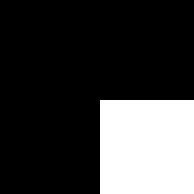
#> input picture bird_ground_truth_mask.jpg, 194 x 194 px
$ python weakfinal.py
#> lines starting #> are read from the running program, lines starting #| are printed output that depends on the picture; after the words box and inside, x2 and y2 are one past the last pixel; in counts of white or black regions, pixels touching at a corner belong together; long printed decimals are rounded
#> further down, ground_truth_mask is the input picture: shape (194, 194); min 0, max 255, mean 59.9
import cv2
import numpy as np
from skimage.segmentation import slic
import matplotlib.pyplot as plt

def weakly_supervised_segmentation(image_path, mask):
    # Load the input image
#> called with image_path = 'tiger.jpg'
    image = cv2.imread(image_path)
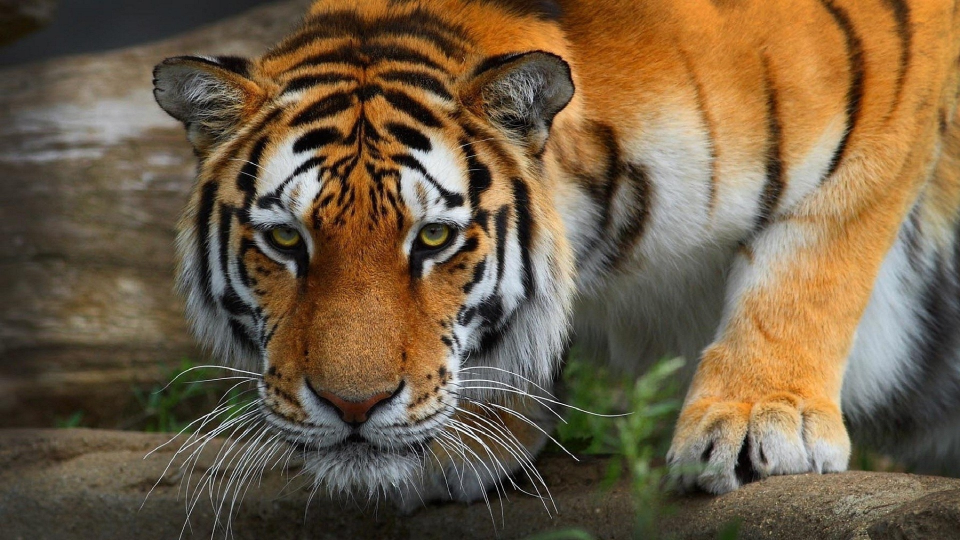
#> input picture tiger.jpg, 1920 x 1080 px (shown at 1/2 size)
#> image is the input picture: shape (1080, 1920, 3); mean B, G, R 68.6, 93.9, 113.5

    # Resize the ground truth mask to match the image dimensions
    mask = cv2.resize(mask, (image.shape[1], image.shape[0]))
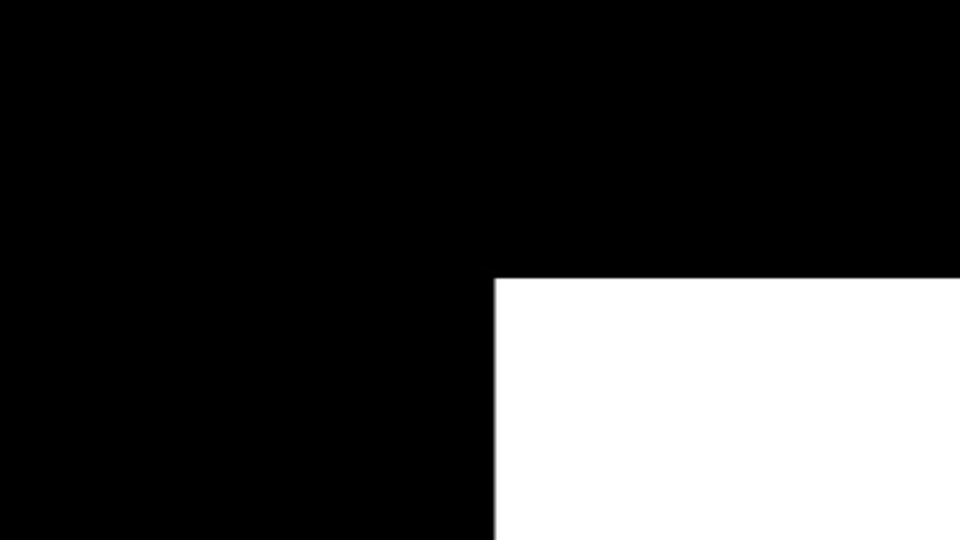
#> mask: shape (1080, 1920) (shown at 1/2 size); min 0, max 255, mean 59.9

    # Apply SLIC superpixel segmentation
    segments = slic(image, n_segments=100, compactness=10, sigma=1)
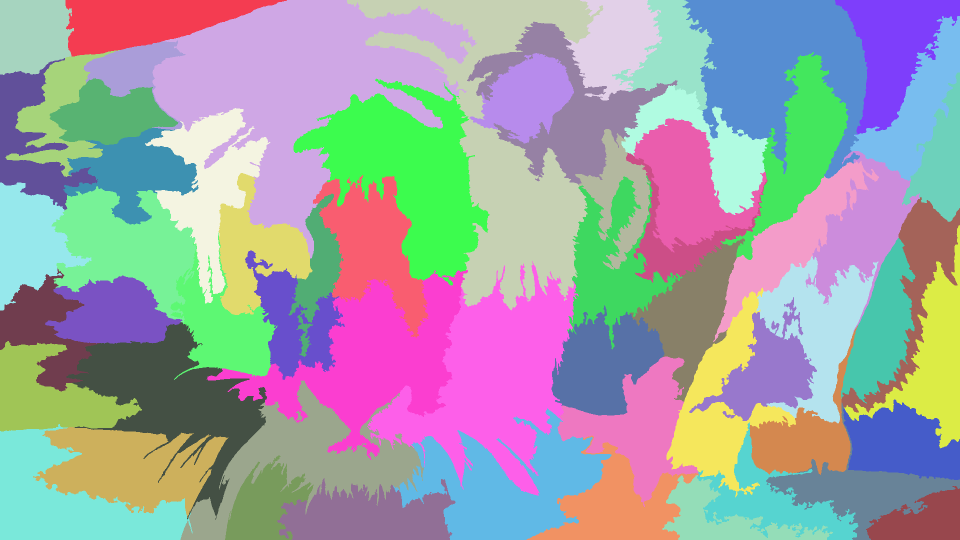
#> segments: shape (1080, 1920) int64 (shown at 1/2 size); 62 distinct labels, from 1 to 62; one colour per label, 0 black

    # Create a mask by assigning superpixels with any overlap with the mask as foreground, others as background
    mask_slic = np.zeros_like(segments, dtype=np.uint8)
    unique_segments = np.unique(segments)
#> unique_segments = 62 values from 1 to 62

    for segment in unique_segments:
        segment_pixels = np.where(segments == segment)
        if np.any(mask[segment_pixels]):
            mask_slic[segment_pixels] = 1
#> this loop made 62 passes
#> segment_pixels on passes 1 to 12: 18894 positions, rows 0 to 149, columns 0 to 147, 29363 positions, rows 0 to 112, columns 131 to 573, 139288 positions, rows 0 to 516, columns 305 to 953, 99158 positions, rows 0 to 620, columns 694 to 1206, 23162 positions, rows 0 to 200, columns 1130 to 1324, 19859 positions, rows 0 to 220, columns 1224 to 1432, 73322 positions, rows 0 to 356, columns 1365 to 1734, 32691 positions, rows 0 to 268, columns 1670 to 1919, 26365 positions, rows 32 to 361, columns 1700 to 1919, 39779 positions, rows 43 to 369, columns 934 to 1354, 12223 positions, rows 81 to 259, columns 167 to 370, 17601 positions, rows 100 to 353, columns 11 to 238
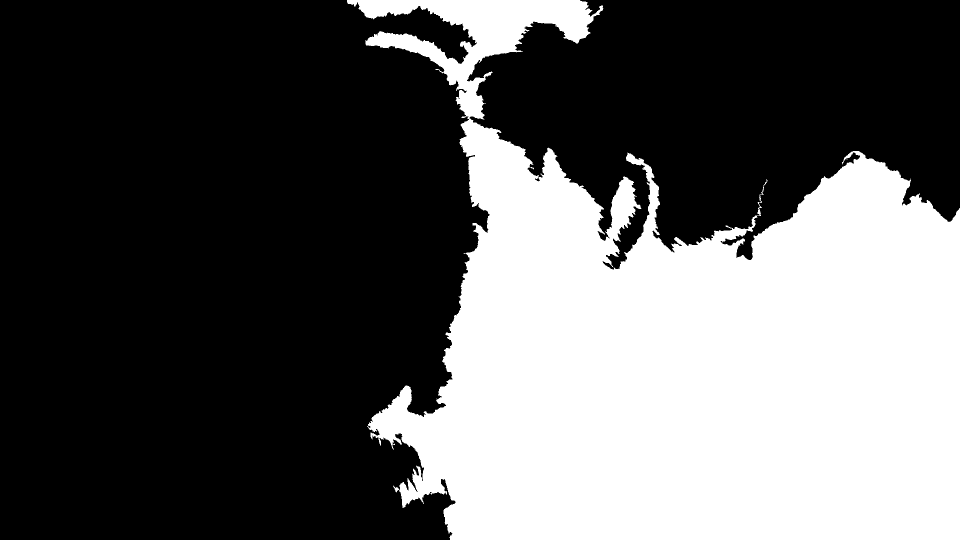
#> mask_slic: shape (1080, 1920) (shown at 1/2 size); values 0 (black) and 1 (white), 36.3% white; 1 white region, box (x1, y1, x2, y2) and area: (694, 0, 1920, 1080) 753009

    # Calculate IOU (Intersection over Union)
    intersection = np.logical_and(mask, mask_slic)
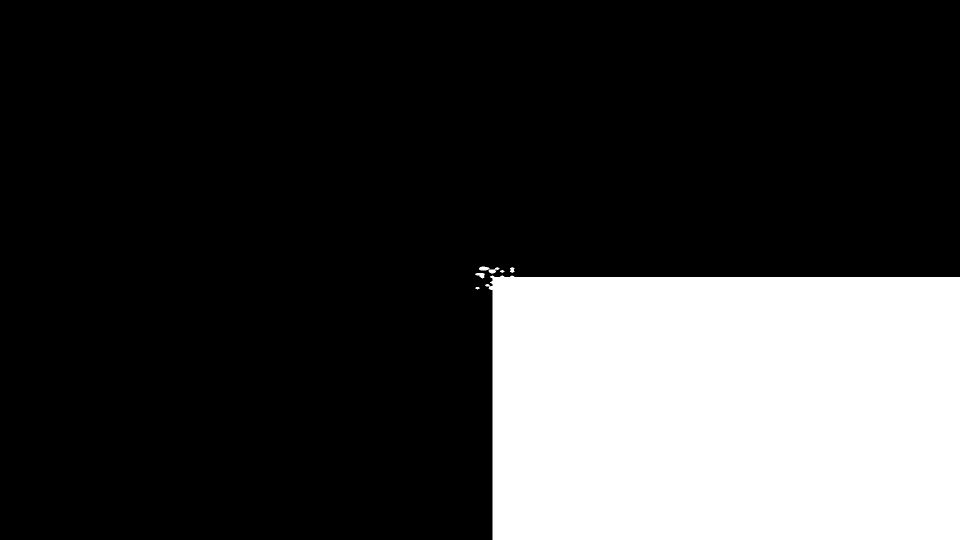
#> intersection: shape (1080, 1920) bool (shown at 1/2 size); 23.8% white; 6 white regions, box (x1, y1, x2, y2) and area: (970, 551, 1920, 1080) 491978, (958, 533, 999, 547) 266, (950, 546, 970, 557) 130, (1020, 534, 1029, 546) 76, (1000, 540, 1009, 546) 34, (950, 574, 960, 579) 32
    union = np.logical_or(mask, mask_slic)
    iou = np.sum(intersection) / np.sum(union)
#> iou = 0.654

    # Calculate pixel accuracy percentage
    pixel_accuracy = np.sum(mask_slic == mask) / (mask.shape[0] * mask.shape[1]) * 100
#> pixel_accuracy = 63.72

    return mask_slic, iou, pixel_accuracy

# Example usage
image_path = 'tiger.jpg'

# Load your ground truth mask from a JPEG file
ground_truth_mask = cv2.imread('bird_ground_truth_mask.jpg', cv2.IMREAD_GRAYSCALE)

# Perform weakly supervised segmentation
segmented_mask, iou, pixel_accuracy = weakly_supervised_segmentation(image_path, ground_truth_mask)
#> iou = 0.654; pixel_accuracy = 63.72

# Display the input image, ground truth mask, and segmented mask using Matplotlib
fig, axes = plt.subplots(1, 3, figsize=(10, 5))
fig.suptitle('Weakly Supervised Segmentation')

# Display input image
axes[0].imshow(cv2.cvtColor(cv2.imread(image_path), cv2.COLOR_BGR2RGB))
axes[0].set_title('Input Image')
axes[0].axis('off')

# Display ground truth mask
axes[1].imshow(ground_truth_mask, cmap='gray')
axes[1].set_title('Ground Truth Mask')
axes[1].axis('off')

# Display segmented mask
axes[2].imshow(segmented_mask, cmap='gray')
axes[2].set_title('Segmented Mask')
axes[2].axis('off')

plt.show()
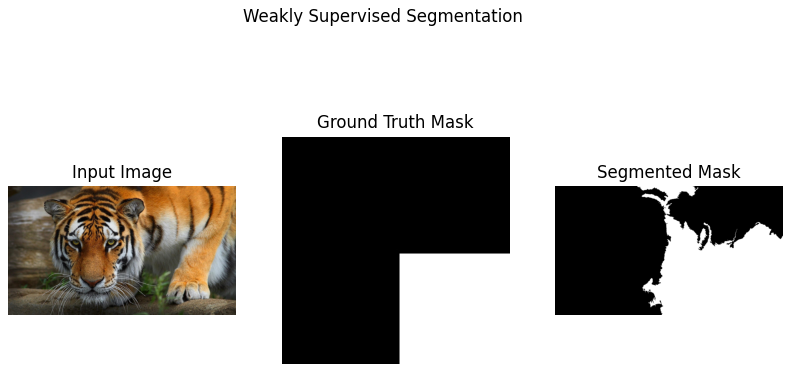
#> figure drawn by matplotlib, 3 panels

# Print IOU and pixel accuracy
print("IOU:", iou)
#| IOU: 0.6541
print("Pixel Accuracy:", pixel_accuracy)
#| Pixel Accuracy: 63.719
